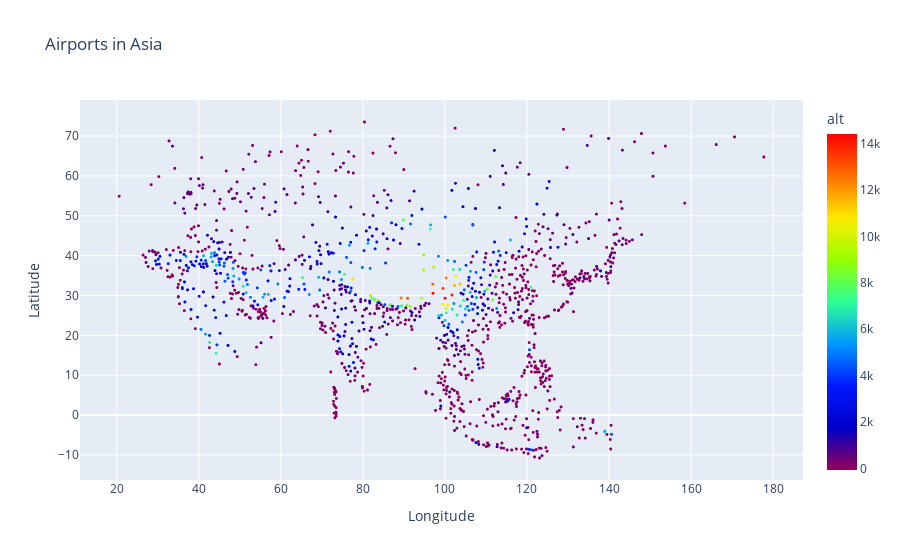

The notebook cell this image was saved under:
### Markdown cell above
## iplot()

### Code cell
fig = px.scatter(filtered_data, x='lon', y='lat', color='alt', title='Airports in Asia',
                 labels={'lon': 'Longitude', 'lat': 'Latitude'}, color_continuous_scale='rainbow',
                 hover_name='name'
                 )
fig.update_traces(marker=dict(size=3))
fig.show()

### Figure 1 — Plotly figure (JSON) as saved in the notebook; plotly's stock layout.template omitted (floating-point values rounded to 4 significant figures; data arrays with more than 128 entries replaced by an {"elided": "..."} marker saying what was removed)
{"data": [{"hovertemplate": "<b>%{hovertext}</b><br><br>Longitude=%{x}<br>Latitude=%{y}<br>alt=%{marker.color}<extra></extra>", "hovertext": {"elided": "1245 str values"}, "legendgroup": "", "marker": {"color": {"elided": "1245 int values"}, "coloraxis": "coloraxis", "size": 3, "symbol": "circle"}, "mode": "markers", "name": "", "showlegend": false, "type": "scattergl", "x": {"elided": "1245 float values"}, "xaxis": "x", "y": {"elided": "1245 float values"}, "yaxis": "y"}], "layout": {"coloraxis": {"colorbar": {"title": {"text": "alt"}}, "colorscale": [[0, "rgb(150,0,90)"], [0.125, "rgb(0,0,200)"], [0.25, "rgb(0,25,255)"], [0.375, "rgb(0,152,255)"], [0.5, "rgb(44,255,150)"], [0.625, "rgb(151,255,0)"], [0.75, "rgb(255,234,0)"], [0.875, "rgb(255,111,0)"], [1, "rgb(255,0,0)"]]}, "legend": {"tracegroupgap": 0}, "title": {"text": "Airports in Asia"}, "xaxis": {"anchor": "y", "domain": [0, 1], "title": {"text": "Longitude"}}, "yaxis": {"anchor": "x", "domain": [0, 1], "title": {"text": "Latitude"}}}}
